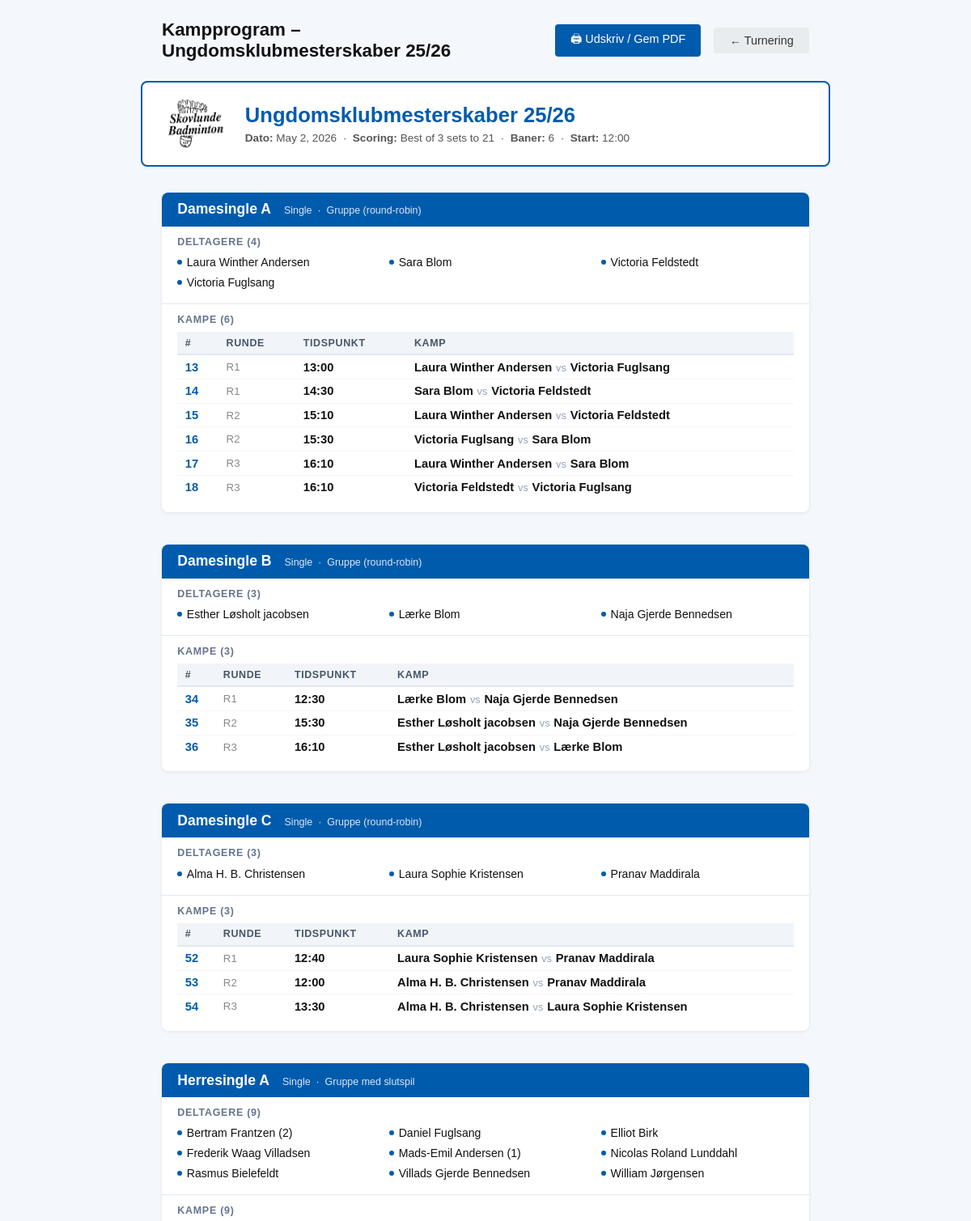
The app's page /tournaments/4/program/print/ (signed in, upper part) with its own data.
### tournaments/models.py (models this page shows, shortened)
class Tournament(models.Model):
    name = models.CharField(max_length=200, verbose_name=_("Name"))
    date = models.DateField(verbose_name=_("Date"))
    DIVISION_MODEL_CHOICES = [
        ('youth', _('Youth Divisions (U9-U19)')),
        ('mixed', _('Mixed Divisions (A, B, C)')),
    ]
    division_model = models.CharField(max_length=10, choices=DIVISION_MODEL_CHOICES, verbose_name=_("Division Model"))
    SCORING_MODEL_CHOICES = [
        ('best_of_3_21', _('Best of 3 sets to 21')),
        ('best_of_5_15', _('Best of 5 sets to 15')),
    ]
    scoring_model = models.CharField(
        max_length=20,
        choices=SCORING_MODEL_CHOICES,
        default='best_of_3_21',
        verbose_name=_("Scoring Model")
    )
    single_match_duration = models.IntegerField(
        help_text=_("Duration of a single match in minutes"),
        default=30,
        verbose_name=_("Single Match Duration")
    )
    double_match_duration = models.IntegerField(
        help_text=_("Duration of a double match in minutes"),
        default=40,
        verbose_name=_("Double Match Duration")
    )
    player_break_time = models.IntegerField(
        help_text=_("Minimum break time for players between matches in minutes"),
        default=15,
        verbose_name=_("Player Break Time")
    )
    court_count = models.IntegerField(
        default=4,
        verbose_name=_("Antal baner"),
        help_text=_("Antal tilgængelige baner under turneringen"),
    )
    start_time = models.TimeField(
        null=True, blank=True,
        verbose_name=_("Starttidspunkt"),
        help_text=_("Klokkeslæt for første kamp"),
    )
    schedule_locked = models.BooleanField(
        default=False,
        verbose_name=_("Program låst"),
        help_text=_("Når programmet er låst, kan kampprogram og spilleplan ikke ændres."),
    )
    logo = models.ImageField(
        upload_to='tournament_logos/',
        null=True, blank=True,
        verbose_name=_("Logo"),
        help_text=_("Logo vises på udprintede programmer og spilleplaner."),
    )
    owner = models.ForeignKey(
        settings.AUTH_USER_MODEL,
        on_delete=models.SET_NULL,
        null=True, blank=True,
        related_name='tournaments',
        verbose_name=_("Klubbruger"),
    )

class Division(models.Model):
    DISCIPLINE_CHOICES = [
        ('single', _('Single')),
        ('double', _('Double')),
        ('mixed', _('Mixeddouble')),
    ]
    TOURNAMENT_TYPE_CHOICES = [
        ('group', _('Gruppe (round-robin)')),
        ('playoff', _('Gruppe med slutspil')),
        ('tree', _('Enkeltelimination')),
    ]
    tournament = models.ForeignKey(Tournament, on_delete=models.CASCADE, related_name='divisions')
    name = models.CharField(max_length=100, verbose_name=_("Division Name"))
    discipline = models.CharField(
        max_length=10, choices=DISCIPLINE_CHOICES, default='single',
        verbose_name=_("Disciplin")
    )
    tournament_type = models.CharField(
        max_length=10, choices=TOURNAMENT_TYPE_CHOICES, default='group',
        verbose_name=_("Turneringstype")
    )
    group_count = models.IntegerField(
        default=2, verbose_name=_("Antal grupper"),
        help_text=_("Antal grupper i gruppespillet (kun ved 'Gruppe med slutspil')."),
    )
    advance_count = models.IntegerField(
        default=2, verbose_name=_("Antal der går videre"),
        help_text=_("Antal spillere/hold der går videre fra hver gruppe til slutspillet."),
    )
    schedule_priority = models.IntegerField(
        default=5,
        verbose_name=_("Spilleplansprioritet"),
        help_text=_("1 = planlæg tidligst · 10 = planlæg sidst. Brug dette til at sikre at yngre rækker spiller færdigt først."),
    )
    teams = models.ManyToManyField('players.Team', related_name='divisions', blank=True, verbose_name=_("Deltagere"))

class Match(models.Model):
    STATUS_CHOICES = [
        ('pending', _('Pending')),
        ('in_progress', _('In Progress')),
        ('completed', _('Completed')),
    ]
    division = models.ForeignKey(Division, on_delete=models.CASCADE, related_name='matches')
    team1 = models.ForeignKey('players.Team', on_delete=models.SET_NULL, null=True, blank=True, related_name='team1_matches')
    team2 = models.ForeignKey('players.Team', on_delete=models.SET_NULL, null=True, blank=True, related_name='team2_matches')
    winner = models.ForeignKey('players.Team', on_delete=models.SET_NULL, null=True, blank=True, related_name='won_matches', verbose_name=_("Winner"))
    score = models.CharField(max_length=50, blank=True, null=True, verbose_name=_("Score"))
    match_round = models.IntegerField(default=1, verbose_name=_("Round"))
    match_number = models.IntegerField(null=True, blank=True, verbose_name=_("Match Number"))
    bracket_slot = models.IntegerField(null=True, blank=True, verbose_name=_("Bracket Slot"))
    bracket_label = models.CharField(max_length=120, null=True, blank=True, verbose_name=_("Bracket Label"))
    status = models.CharField(max_length=20, choices=STATUS_CHOICES, default='pending', verbose_name=_("Status"))
    walkover = models.BooleanField(default=False, verbose_name=_("Walk-over"))
    scheduled_time = models.DateTimeField(verbose_name=_("Scheduled Time"), null=True, blank=True)
    court = models.CharField(max_length=50, blank=True, null=True, verbose_name=_("Court"))
    group_number = models.IntegerField(null=True, blank=True, verbose_name=_("Gruppe nr."))
    phase = models.CharField(
        max_length=10, default='group',
        choices=[('group', _('Gruppespil')), ('playoff', _('Slutspil'))],
        verbose_name=_("Fase"),
    )

### players/models.py (models this page shows, shortened)
class Team(models.Model):
    PAIR_TYPE_CHOICES = [
        ('double', _('Double')),
        ('mixed', _('Mixeddouble')),
    ]
    DIVISION_CHOICES = [
        ('U9', _('Under 9')),
        ('U11', _('Under 11')),
        ('U13', _('Under 13')),
        ('U15', _('Under 15')),
        ('U17', _('Under 17')),
        ('U19', _('Under 19')),
        ('A', _('A Række')),
        ('B', _('B Række')),
        ('C', _('C Række')),
    ]
    player1 = models.ForeignKey(Player, on_delete=models.CASCADE, related_name='team_player1')
    player2 = models.ForeignKey(Player, on_delete=models.SET_NULL, related_name='team_player2', null=True, blank=True)
    pair_type = models.CharField(
        max_length=10, choices=PAIR_TYPE_CHOICES, null=True, blank=True,
        verbose_name=_('Par-type'),
        help_text=_('Double: samme køn · Mixeddouble: et af hvert'),
    )
    division = models.CharField(
        max_length=10, choices=DIVISION_CHOICES, blank=True, null=True,
        verbose_name=_('Række'),
    )
    name = models.CharField(max_length=100, blank=True, null=True)

### tournaments/views.py (the view)
# urls.py: path('<int:pk>/program/print/', views.tournament_program_print, name='tournament_program_print'),
@login_required
def tournament_program_print(request, pk):
    tournament = get_object_or_404(Tournament, pk=pk, owner=request.user)
    divisions = tournament.divisions.prefetch_related(
        'teams', 'teams__player1', 'teams__player2',
        'matches__team1', 'matches__team2',
    ).order_by('name')
    seed_lookup = _build_seed_lookup(tournament)
    division_data = []
    for division in divisions:
        teams = list(division.teams.select_related('player1', 'player2').order_by('name'))
        matches = list(
            division.matches
            .exclude(match_number=None)
            .exclude(team2__isnull=True)
            .exclude(team1__isnull=True)
            .select_related('team1', 'team2')
            .order_by('match_round', 'match_number')
        )
        _apply_seed_labels(matches, seed_lookup)
        division_data.append({
            'division': division,
            'teams': teams,
            'matches': matches,
            'seeds_dict': _seeds_dict_for_division(division, seed_lookup),
        })
    return render(request, 'tournaments/tournament_program_print.html', {
        'tournament': tournament,
        'division_data': division_data,
    })

### tournaments/templatetags/tournament_extras.py (called while the page is built)
@register.filter
def dict_get(d, key):
    if isinstance(d, dict):
        return d.get(key, '')
    return ''

### tournaments/views.py (called while the page is built)
def _build_seed_lookup(tournament):
    return {
        (s.division_id, s.team_id): s.seed_number
        for s in DivisionSeed.objects.filter(division__tournament=tournament)
    }

def _apply_seed_labels(matches, seed_lookup):
    for match in matches:
        s1 = seed_lookup.get((match.division_id, match.team1_id))
        s2 = seed_lookup.get((match.division_id, match.team2_id))
        match.t1_seed = f' ({s1})' if s1 else ''
        match.t2_seed = f' ({s2})' if s2 else ''

def _seeds_dict_for_division(division, seed_lookup):
    return {
        team_pk: f' ({seed_num})'
        for (div_pk, team_pk), seed_num in seed_lookup.items()
        if div_pk == division.pk
    }

### tournaments/templates/tournaments/tournament_program_print.html (shortened to what this page needs)
<!DOCTYPE html>
{% load tournament_extras %}
<html lang="da">
<head>
</head>
<body>
<div class="screen-header">
  <h1>Kampprogram – {{ tournament.name }}</h1>
  <button class="btn btn-primary" onclick="window.print()">🖨 Udskriv / Gem PDF</button>
  <a href="{% url 'tournament_detail' tournament.pk %}" class="btn btn-secondary">← Turnering</a>
</div>
<div class="tournament-header">
  {% if tournament.logo %}
  <img src="{{ tournament.logo.url }}" alt="Logo" class="tournament-header-logo">
  {% endif %}
  <div class="tournament-header-text">
    <h2>{{ tournament.name }}</h2>
    <p>
      <strong>Dato:</strong> {{ tournament.date }} &nbsp;·&nbsp;
      <strong>Scoring:</strong> {{ tournament.get_scoring_model_display }} &nbsp;·&nbsp;
      <strong>Baner:</strong> {{ tournament.court_count }}
      {% if tournament.start_time %} &nbsp;·&nbsp; <strong>Start:</strong> {{ tournament.start_time|time:"H:i" }}{% endif %}
    </p>
  </div>
</div>
{% if division_data %}
  {% for dd in division_data %}
  <div class="division-section">
    <div class="division-heading">
      <h3>{{ dd.division.name }}</h3>
      <span>{{ dd.division.get_discipline_display }} &nbsp;·&nbsp; {{ dd.division.get_tournament_type_display }}</span>
    </div>
    <div class="players-block">
      <h4>Deltagere ({{ dd.teams|length }})</h4>
      {% if dd.teams %}
      <div class="players-grid">
        {% for team in dd.teams %}
        <div class="player-entry">
          <span class="player-bullet"></span>
          {{ team.name }}{{ dd.seeds_dict|dict_get:team.pk }}
        </div>
        {% endfor %}
      </div>
      {% else %}
      <p class="no-matches">Ingen deltagere tilmeldt endnu.</p>
      {% endif %}
    </div>
    <div class="matches-block">
      <h4>Kampe ({{ dd.matches|length }})</h4>
      {% if dd.matches %}
      <table>
        <thead>
          <tr>
            <th>#</th>
            <th>Runde</th>
            {% if dd.matches.0.scheduled_time %}<th>Tidspunkt</th>{% endif %}
            <th>Kamp</th>
          </tr>
        </thead>
        <tbody>
          {% for match in dd.matches %}
          <tr>
            <td class="match-no">{{ match.match_number }}</td>
            <td class="round-col">R{{ match.match_round }}</td>
            {% if match.scheduled_time %}
            <td class="tid-col">{{ match.scheduled_time|time:"H:i" }}</td>
            {% elif dd.matches.0.scheduled_time %}
            <td class="tid-col">–</td>
            {% endif %}
            <td class="teams-col">
              {{ match.team1.name }}{{ match.t1_seed }}<span class="vs">vs</span>{{ match.team2.name }}{{ match.t2_seed }}
            </td>
          </tr>
          {% endfor %}
        </tbody>
      </table>
      {% else %}
      <p class="no-matches">Ingen kampe genereret endnu for denne række.</p>
      {% endif %}
    </div>
  </div>
  {% endfor %}
{% else %}
<div class="empty-state">
  <div style="font-size:2rem; margin-bottom:0.5rem;">📋</div>
  <p>Ingen rækker fundet i denne turnering.</p>
</div>
{% endif %}
</body>
</html>

### tournaments/templates/tournaments/tournament_program_print.html (style rules this page uses)
body { font-family: Arial, Helvetica, sans-serif; background: #f4f7fb; margin: 0; padding: 1.5rem; color: #111; font-size: 0.92rem; }
.screen-header { max-width: 800px; margin: 0 auto 1.5rem; display: flex; align-items: center; gap: 1rem; flex-wrap: wrap; }
.screen-header h1 { margin: 0; font-size: 1.4rem; flex: 1; }
.btn { display: inline-block; padding: 0.5rem 1.2rem; border-radius: 4px; text-decoration: none; font-size: 0.9rem; cursor: pointer; border: none; }
.btn-primary { background: #005BAC; color: #fff; }
.btn-secondary { background: #e9ecef; color: #333; }
.tournament-header { max-width: 800px; margin: 0 auto 2rem; border: 2px solid #005BAC; border-radius: 8px; padding: 1rem 1.5rem; background: #fff; display: flex; align-items: center; gap: 1.25rem; }
.tournament-header-logo { flex-shrink: 0; max-height: 70px; max-width: 140px; object-fit: contain; }
.tournament-header-text { flex: 1; }
.tournament-header h2 { margin: 0 0 0.4rem; font-size: 1.6rem; color: #005BAC; }
.tournament-header p { margin: 0; color: #555; font-size: 0.85rem; }
.division-section { max-width: 800px; margin: 0 auto 2.5rem; background: #fff; border-radius: 8px; overflow: hidden; box-shadow: 0 1px 4px rgba(0,0,0,.08); page-break-inside: avoid; break-inside: avoid; }
.division-heading { background: #005BAC; color: #fff; padding: 0.65rem 1.2rem; display: flex; align-items: baseline; gap: 1rem; }
.division-heading h3 { margin: 0; font-size: 1.1rem; }
.division-heading span { font-size: 0.78rem; opacity: 0.85; }
.players-block { padding: 0.75rem 1.2rem 0.25rem; border-bottom: 1px solid #e2e8f0; }
.players-block h4 { margin: 0 0 0.5rem; font-size: 0.78rem; text-transform: uppercase; letter-spacing: 0.06em; color: #64748b; }
.players-grid { display: grid; grid-template-columns: repeat(auto-fill, minmax(180px, 1fr)); gap: 0.25rem 1.5rem; margin-bottom: 0.75rem; }
.player-entry { font-size: 0.88rem; display: flex; align-items: center; gap: 0.35rem; padding: 0.15rem 0; }
.player-bullet { width: 6px; height: 6px; border-radius: 50%; background: #005BAC; flex-shrink: 0; }
.matches-block { padding: 0.75rem 1.2rem 1rem; }
.matches-block h4 { margin: 0 0 0.5rem; font-size: 0.78rem; text-transform: uppercase; letter-spacing: 0.06em; color: #64748b; }
table { width: 100%; border-collapse: collapse; }
thead th { background: #f1f5f9; padding: 0.4rem 0.6rem; font-size: 0.78rem; text-transform: uppercase; letter-spacing: 0.05em; text-align: left; border-bottom: 2px solid #e2e8f0; color: #475569; }
tbody tr { border-bottom: 1px solid #f1f5f9; }
tbody tr:last-child { border-bottom: none; }
tbody td { padding: 0.4rem 0.6rem; vertical-align: middle; }
.match-no { font-weight: 700; color: #005BAC; white-space: nowrap; }
.round-col { color: #888; white-space: nowrap; font-size: 0.83rem; }
.tid-col { white-space: nowrap; font-weight: 600; }
.teams-col { font-weight: 600; }
.vs { color: #94a3b8; font-weight: 400; font-size: 0.8rem; margin: 0 0.3rem; }

### records on screen
Tournament: name "Ungdomsklubmesterskaber 25/26", logo (picture), date "May 2, 2026", scoring_model "Best of 3 sets to 21", court_count "6", start_time "12:00"
Division: division.name "Damesingle A", division.discipline "Single", division.tournament_type "Gruppe (round-robin)", teams|length "4", matches|length "6", shows "TIDSPUNKT"
Team: name "Laura Winther Andersen"
Team: name "Sara Blom"
Team: name "Victoria Feldstedt"
Team: name "Victoria Fuglsang"
Match: match_number "13", match_round "1", scheduled_time "13:00", team1.name "Laura Winther Andersen", team2.name "Victoria Fuglsang"
Match: match_number "14", match_round "1", scheduled_time "14:30", team1.name "Sara Blom", team2.name "Victoria Feldstedt"
Match: match_number "15", match_round "2", scheduled_time "15:10", team1.name "Laura Winther Andersen", team2.name "Victoria Feldstedt"
Match: match_number "16", match_round "2", scheduled_time "15:30", team1.name "Victoria Fuglsang", team2.name "Sara Blom"
Match: match_number "17", match_round "3", scheduled_time "16:10", team1.name "Laura Winther Andersen", team2.name "Sara Blom"
Match: match_number "18", match_round "3", scheduled_time "16:10", team1.name "Victoria Feldstedt", team2.name "Victoria Fuglsang"
Division: division.name "Damesingle B", division.discipline "Single", division.tournament_type "Gruppe (round-robin)", teams|length "3", matches|length "3", shows "TIDSPUNKT"
Team: name "Esther Løsholt jacobsen"
Team: name "Lærke Blom"
Team: name "Naja Gjerde Bennedsen"
Match: match_number "34", match_round "1", scheduled_time "12:30", team1.name "Lærke Blom", team2.name "Naja Gjerde Bennedsen"
Match: match_number "35", match_round "2", scheduled_time "15:30", team1.name "Esther Løsholt jacobsen", team2.name "Naja Gjerde Bennedsen"
Match: match_number "36", match_round "3", scheduled_time "16:10", team1.name "Esther Løsholt jacobsen", team2.name "Lærke Blom"
Division: division.name "Damesingle C", division.discipline "Single", division.tournament_type "Gruppe (round-robin)", teams|length "3", matches|length "3", shows "TIDSPUNKT"
Team: name "Alma H. B. Christensen"
Team: name "Laura Sophie Kristensen"
Team: name "Pranav Maddirala"
Match: match_number "52", match_round "1", scheduled_time "12:40", team1.name "Laura Sophie Kristensen", team2.name "Pranav Maddirala"
Match: match_number "53", match_round "2", scheduled_time "12:00", team1.name "Alma H. B. Christensen", team2.name "Pranav Maddirala"
Match: match_number "54", match_round "3", scheduled_time "13:30", team1.name "Alma H. B. Christensen", team2.name "Laura Sophie Kristensen"
Division: division.name "Herresingle A", division.discipline "Single", division.tournament_type "Gruppe med slutspil", teams|length "9", matches|length "9"
Team: name "Bertram Frantzen", seeds_dict|dict_get "(2)"
Team: name "Daniel Fuglsang"
Team: name "Elliot Birk"
Team: name "Frederik Waag Villadsen"
Team: name "Mads-Emil Andersen", seeds_dict|dict_get "(1)"
Team: name "Nicolas Roland Lunddahl"
Team: name "Rasmus Bielefeldt"
Team: name "Villads Gjerde Bennedsen"
Team: name "William Jørgensen"
